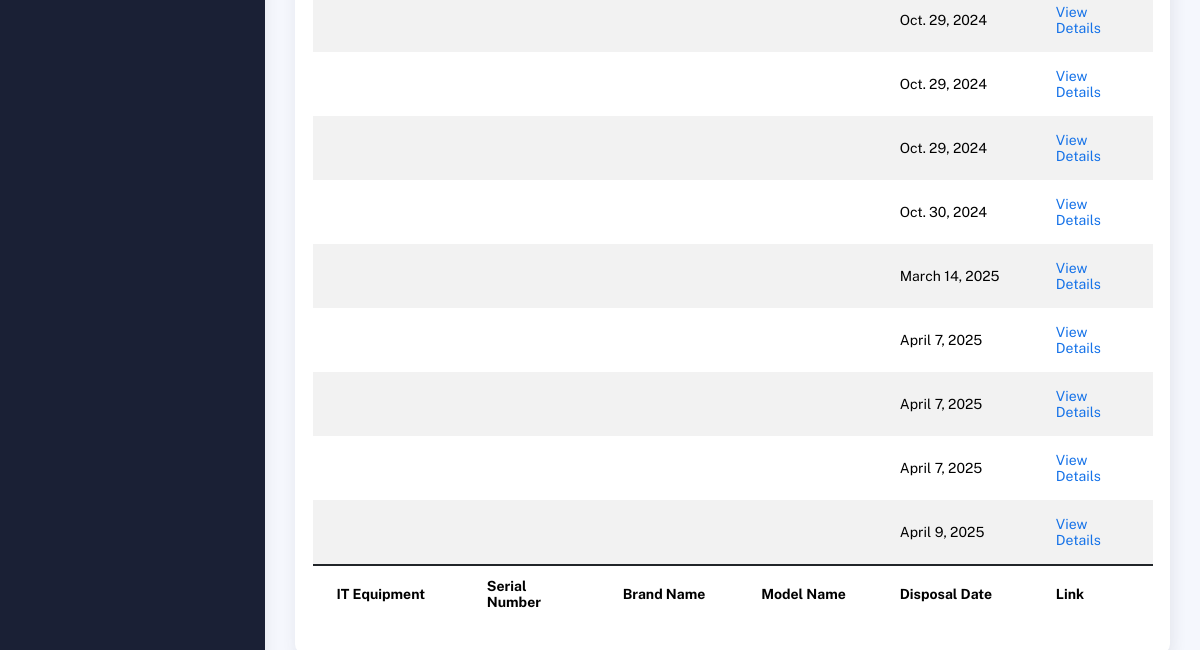
The app's page /disposed_keyboards/ (lower part), older data.
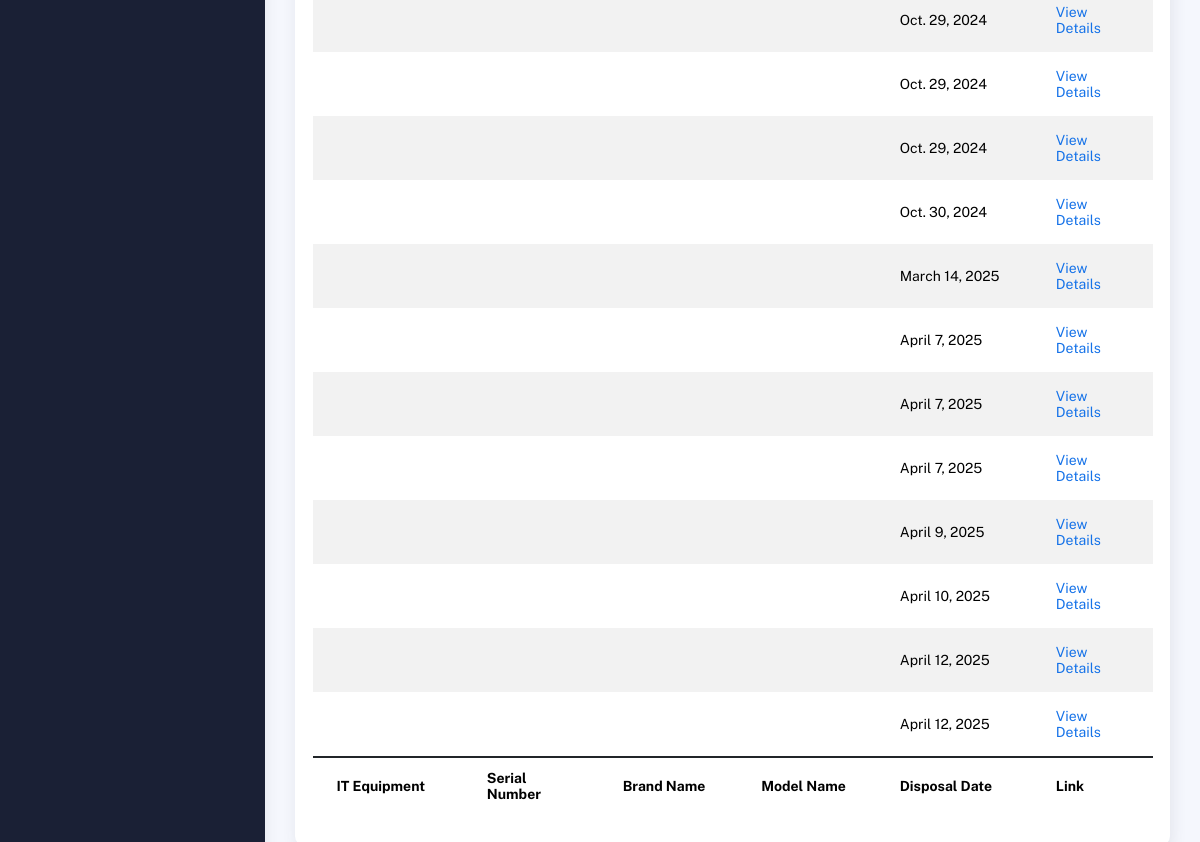
The same page, newer data.
### inventory/models.py (models this page shows, shortened)
class DisposedKeyboard(models.Model):
    keyboard_dispose_db = models.ForeignKey(KeyboardDetails, on_delete=models.CASCADE)
    disposal_date = models.DateField(default=timezone.now)

### inventory/views.py (the view)
# urls.py: path('disposed_keyboards/', views.disposed_keyboards, name='disposed_keyboards'),
def disposed_keyboards(request):
    disposed_keyboards = DisposedKeyboard.objects.all()
    return render(request, 'disposed_keyboards.html', {'disposed_keyboards': disposed_keyboards})

### templates/disposed_keyboards.html (shortened to what this page needs)
{% extends 'base.html' %}
{% block content %}
<div class="container">
  <div class="page-inner">
    <div class="row">
      <div class="col-md-12">
        <div class="card">
          <div class="card-body">
            <div class="table-responsive">
              <table id="disposed-keyboards-table" class="display table table-striped table-hover">
                <tfoot>
                  <tr>
                    <th>IT Equipment</th>
                    <th>Serial Number</th>
                    <th>Brand Name</th>
                    <th>Model Name</th>
                    <th>Disposal Date</th>
                    <th>Link</th>
                  </tr>
                </tfoot>
                <tbody>
                  {% for disposed_keyboard in disposed_keyboards %}
                  <tr>
                    <td>{{ disposed_keyboard.keyboard.desktop_package }}</td>
                    <td>{{ disposed_keyboard.keyboard.keyboard_sn }}</td>
                    <td>{{ disposed_keyboard.keyboard.brand }}</td>
                    <td>{{ disposed_keyboard.keyboard.model }}</td>
                    <td>{{ disposed_keyboard.disposal_date }}</td>
                    <td>
                      <a href="{% url 'desktop_detailed_view' disposed_keyboard.keyboard.desktop_package.id %}">
                        <span class="sub-item">View Details</span>
                      </a>
                    </td>
                  </tr>
                  {% endfor %}
                </tbody>
              </table>
            </div>
          </div>
        </div>
      </div>
    </div>
  </div>
</div>
{% endblock %}

Row changes from the older to the newer data that the page shows:
added DisposedKeyboard: disposal_date "April 10, 2025"
added DisposedKeyboard: disposal_date "April 12, 2025"
added DisposedKeyboard: disposal_date "April 12, 2025"
